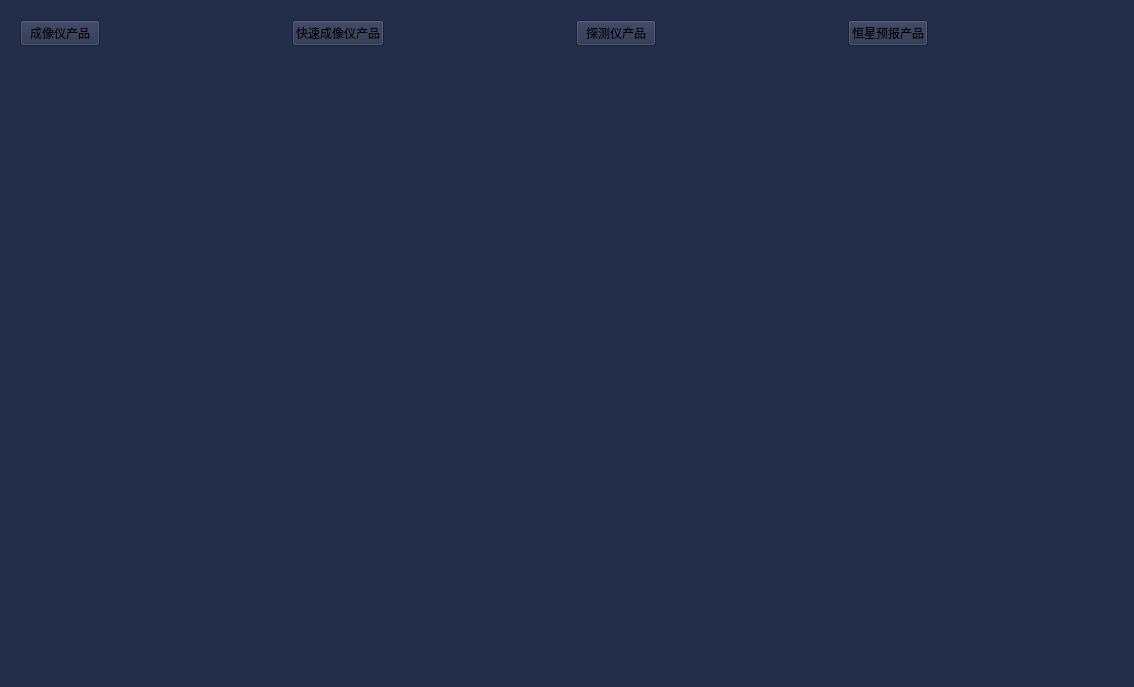
<?xml version="1.0" encoding="UTF-8"?>
<ui version="4.0">
 <class>ProductManagementDialog</class>
 <widget class="QWidget" name="ProductManagementDialog">
  <property name="geometry">
   <rect>
    <x>0</x>
    <y>0</y>
    <width>1134</width>
    <height>687</height>
   </rect>
  </property>
  <property name="windowTitle">
   <string>Form</string>
  </property>
  <property name="styleSheet">
   <string notr="true">background-color: #232e4a;</string>
  </property>
  <layout class="QVBoxLayout" name="verticalLayout">
   <item>
    <layout class="QHBoxLayout" name="horizontalLayout_2">
     <item>
      <widget class="QWidget" name="widget" native="true">
       <layout class="QHBoxLayout" name="horizontalLayout">
        <item>
         <widget class="QPushButton" name="imagerBtn">
          <property name="text">
           <string>成像仪产品</string>
          </property>
         </widget>
        </item>
        <item>
         <spacer name="horizontalSpacer">
          <property name="orientation">
           <enum>Qt::Horizontal</enum>
          </property>
          <property name="sizeHint" stdset="0">
           <size>
            <width>73</width>
            <height>20</height>
           </size>
          </property>
         </spacer>
        </item>
        <item>
         <widget class="QPushButton" name="fastImagerBtn">
          <property name="text">
           <string>快速成像仪产品</string>
          </property>
         </widget>
        </item>
        <item>
         <spacer name="horizontalSpacer_4">
          <property name="orientation">
           <enum>Qt::Horizontal</enum>
          </property>
          <property name="sizeHint" stdset="0">
           <size>
            <width>40</width>
            <height>20</height>
           </size>
          </property>
         </spacer>
        </item>
        <item>
         <widget class="QPushButton" name="detectorBtn">
          <property name="text">
           <string>探测仪产品</string>
          </property>
         </widget>
        </item>
        <item>
         <spacer name="horizontalSpacer_2">
          <property name="orientation">
           <enum>Qt::Horizontal</enum>
          </property>
          <property name="sizeHint" stdset="0">
           <size>
            <width>73</width>
            <height>20</height>
           </size>
          </property>
         </spacer>
        </item>
        <item>
         <widget class="QPushButton" name="stellarBtn">
          <property name="text">
           <string>恒星预报产品</string>
          </property>
         </widget>
        </item>
        <item>
         <spacer name="horizontalSpacer_3">
          <property name="orientation">
           <enum>Qt::Horizontal</enum>
          </property>
          <property name="sizeHint" stdset="0">
           <size>
            <width>40</width>
            <height>20</height>
           </size>
          </property>
         </spacer>
        </item>
       </layout>
      </widget>
     </item>
    </layout>
   </item>
   <item>
    <widget class="QStackedWidget" name="stackedWidget"/>
   </item>
  </layout>
 </widget>
 <resources/>
 <connections/>
</ui>
